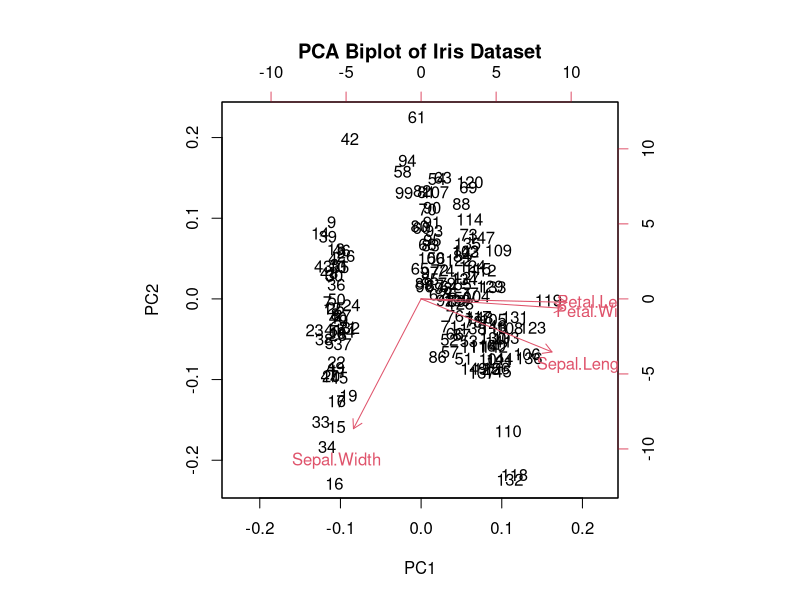
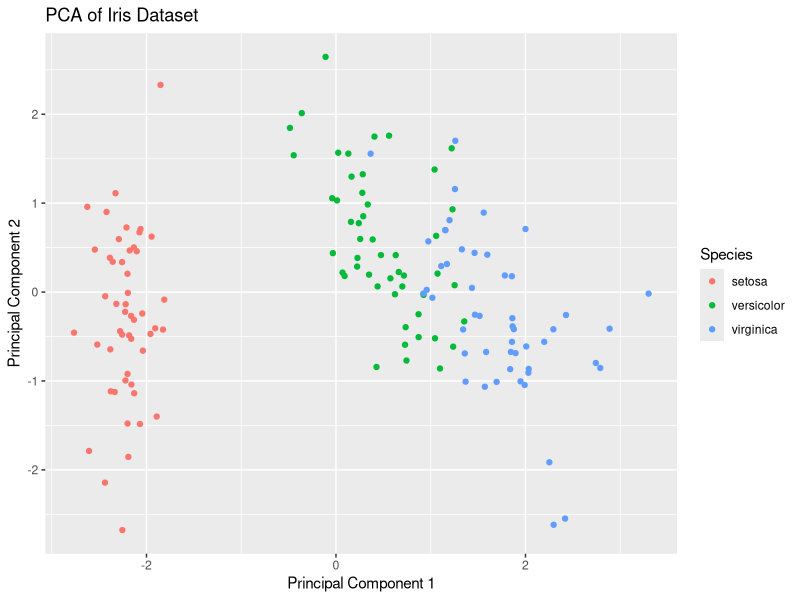
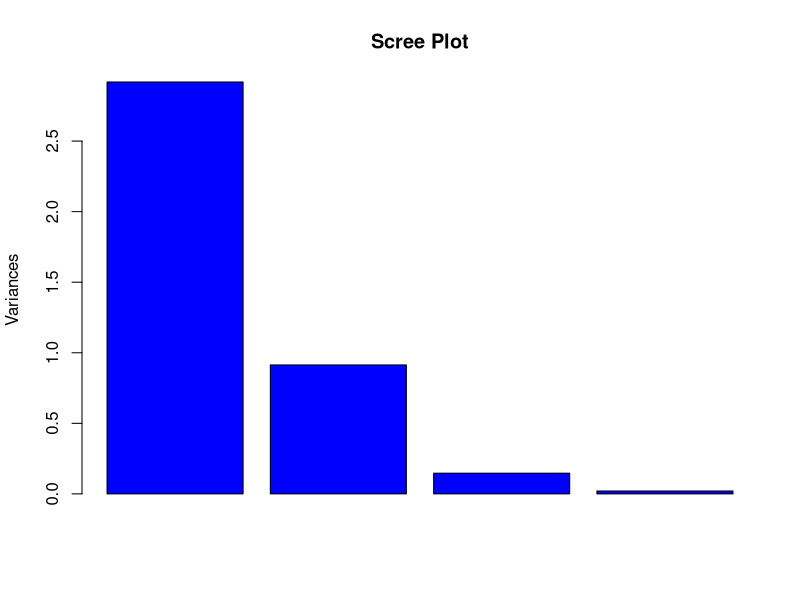

Generate these figures, in order, with R:
library(ggplot2)
data(iris)
X <- iris[, 1:4]
pca_result <- prcomp(X, center = TRUE, scale. = TRUE)
summary(pca_result)
biplot(pca_result, main = "PCA Biplot of Iris Dataset")
pca_data <- data.frame(pca_result$x, Species = iris$Species)
ggplot(pca_data, aes(x = PC1, y = PC2, color = Species)) +
  geom_point() +
  labs(title = "PCA of Iris Dataset", x = "Principal Component 1", y = "Principal Component 2")
screeplot(pca_result, main = "Scree Plot", col = "blue")
